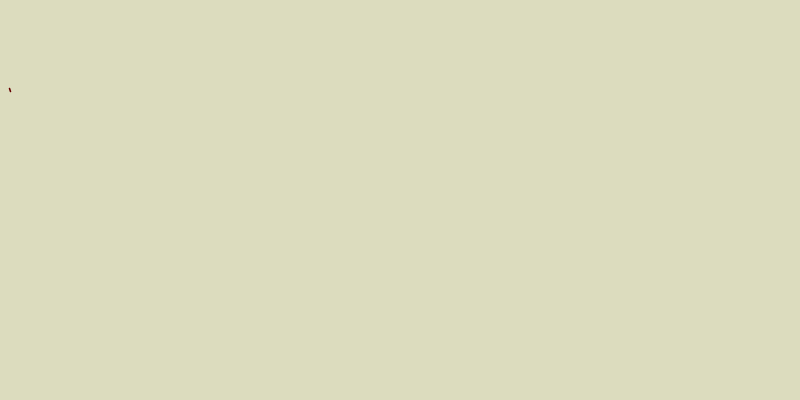
Frame 1 (no input)
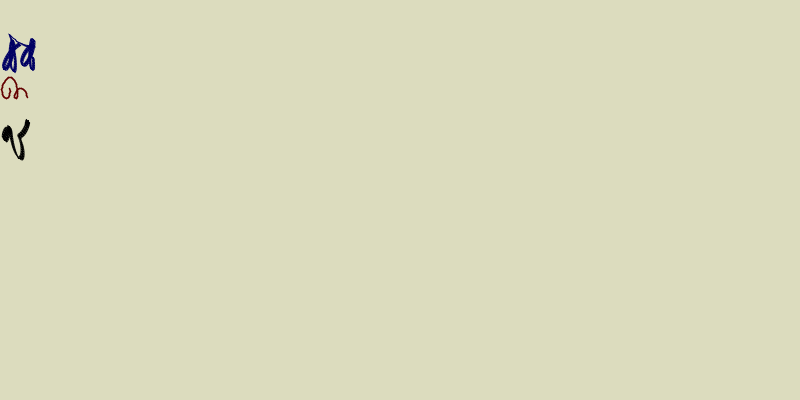
Frame 60 (the mouse pressed at the canvas centre just before this capture)
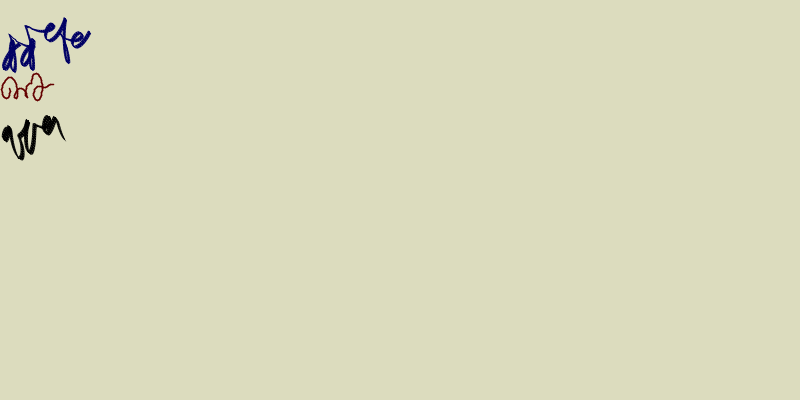
Frame 120 (the mouse held since frame 60 and released just before this capture)

The Processing sketch that drew these frames (run headless with seeded random() and noise(); from frame 60 on, the mouse is pressed at the canvas centre):

// Processing sketch: processing_111773
// ── processing_111773.pde

int iter = 5;
Hand h,g,f;
void setup( )
{
  size( 800,400 );
  smooth();
  background(220,220,190);
 
  h = new Hand(0,1*height/9,4,0,1.0,2.0,new Nib(1.5,color(0,0,100)),7,3,-2,19);
  g = new Hand(0,2*height/9,2.5,0,0.5,1.0,new Pen(1.6,color(100,0,0)),3,5,7,-11);
  f = new Hand(0,3*height/9,3,0,0.5,1.5,new Nib(2,color(0,0,0)),-3,5,-7,23);
}
 
void draw( )
{
  float dt = 1/30.0;
 
  for( int i=0; i<iter; i++)
  {
    h.update( dt );
    g.update( dt );
    f.update( dt );
  }
}
// -----------
class Hand
{
  Pen pen;
  int na;
  Arm []a;
  float xpos ;
  float ypos ;
  float vx,vy;
  float sx,sy;
  float px,py;
 
 
  Hand( float xi, float yi, float vxi, float vyi, float sxi, float syi,Pen peni,
         int a1,int a2, int a3, int a4 )
  {
    pen = peni;
     
    na = 4;
    a = new Arm[na];
  // 7,3,-2.19
    a[0] = new Arm( 5,0,2*PI/a1);
    a[1] = new Arm( 5,0,2*PI/a2);
    a[2] = new Arm( 5,0,2*PI/a3);
    a[3] = new Arm( 5,0,2*PI/a4);
   
    xpos = xi;
    ypos = yi;
    vx = vxi;
    vy = vyi;
    sx = sxi;
    sy = syi;
  }
   
  void update( float dt )
  {
  int i,j;
   float l = dist(0,0,vx,vy);
   float rx = vx/l;
   float ry = vy/l;
    
    for(i=0; i<na;i++)
    {
      a[i].update(dt);
    }
     
    float x = 0;
    float y = 0;
    for( i=0; i<na; i++)
    {
      x += cos(a[i].a)*a[i].l;
      y += sin(a[i].a)*a[i].l;
   
    }
    x *= sx;
    y *= sy;
    float xp = xpos + x*rx - y*ry;
    float yp = ypos + y*rx + x*ry;
    pen.drawTo( xp,yp);
     
    xpos += dt*vx;
    ypos += dt*vy;
 
    if( xpos >width )
    {
      xpos = 0;
      ypos += height*3/9;
      pen.first = true;
    }
     
  }
   
}
// -----------
class Arm
{
  float l;
  float a;
  float w;
   
  Arm( float li, float ai, float wi )
  {
    l = li;
    a = ai;
    w = wi;
  }
   
  void update( float dt )
  {
    a += w*dt;
    if( a>PI ) a -= 2*PI;
    if( a<-PI ) a+= 2*PI;
  }
}
 
// -----------
class Pen
{
  boolean first;
  float px,py;
  float sz;
  color c;
   
  Pen( )
  {
    first = true;
    sz = 1.0;
    c = color(0,0,0);
  }
   
  Pen( float szi, color ci )
  {
    first = true;
    sz = szi;
    c = ci;
  }
  void drawTo( float x, float y )
  {
    if( first )
    {
      px = x;
      py = y;
      first = false;
      return;
    }
    if( dist(px,py,x,y) <2 )
      return;
    stroke(c);
    strokeWeight(sz);
    line( px,py,x,y);
    px = x;
    py = y;
  }
}
 
// -----------
class Nib extends Pen
{
     
  Nib( float szi, color ci )
  {
    first = true;
    sz = szi;
    c = ci;
  }
  void drawTo( float x, float y )
  {
    if( first )
    {
      px = x;
      py = y;
      first = false;
      return;
    }
    if( dist(px,py,x,y) <2 )
      return;
    strokeWeight(1.0);
    stroke(c);
    line( px,py,x,y);
    fill(c);
    noStroke();
    quad( px-sz,py-sz,x-sz,y-sz,x+sz,y+sz,px+sz,py+sz);
    px = x;
    py = y;
  }
}
